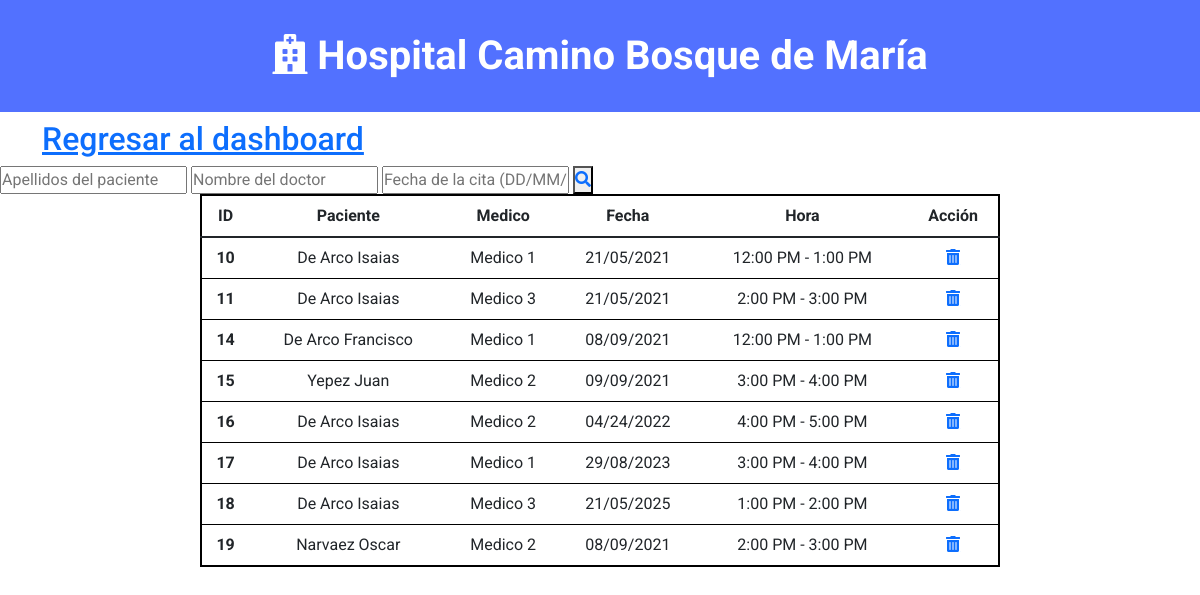
The app's page /busqueda_citas (signed in), older data.
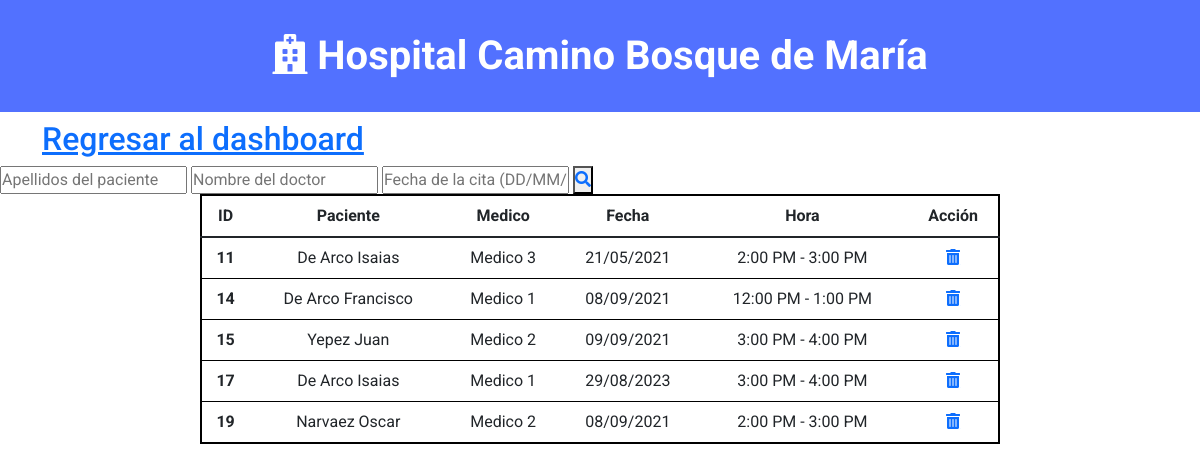
The same page, newer data.
### hospital/models.py (models this page shows)
class Citas(db.Model):
    id = db.Column(db.Integer(), primary_key=True)
    paciente=db.Column(db.String(length=50), nullable=False)
    medico=db.Column(db.String(length=50), nullable=False)
    fecha=db.Column(db.String(length=50), nullable=False)
    hora=db.Column(db.String(length=50), nullable=False)
    comentarios=db.Column(db.String(length=50), nullable=True)
    calificacion=db.Column(db.Integer(), nullable=True)

### hospital/routes.py (the view, shortened to what this page needs)
@app.route('/busqueda_citas', methods=['GET','POST'])
@login_required
def busqueda_citas():
    citas = Citas.query.filter().all()
    return render_template('busqueda_citas.html', results=citas)

### hospital/models.py (called while the page is built)
@login_manager.user_loader
def load_user(user_id):
    return User.query.get(int(user_id))

### hospital/templates/busqueda_citas.html (shortened to what this page needs)
{% extends 'base.html' %}
{% block styles %}
    <link rel="stylesheet" href="static/busqueda_citas.css" />
{% endblock %}
{% block content %}
    <h1 class="hospital" style="color: #fff; font-weight: bold;"><span class="head-icon"><i class="fas fa-hospital"></i></span> Hospital Camino Bosque de María</h1>
    <div class="container">
        <h2 class="back"><a href="{{ url_for('dashboard') }}" class="back_a" a>Regresar al dashboard</a></h2>
    </div>
    <div class="busqueda">
        <form action="/busqueda_citas" method="POST">
            <form action="#" method="POST">
                <div class="search-border">
                    <input name="query_paciente" type="text" placeholder="Apellidos del paciente" class="search-bar" value="{{query_paciente}}">
                    <input name="query_medico" type="text" placeholder="Nombre del doctor" class="search-bar" value="{{query_medico}}">
                    <input name="query_fecha" type="text" placeholder="Fecha de la cita (DD/MM/AAAA)" class="search-bar" value="{{query_fecha}}">
                    <button type="submit"><a href="" class="search-button"><i class="fas fa-search"></i></a></button>
                </div>
            </form>
        </form>
    </div>
    <div class="results-section">
        {% if results != [] %}
            <table class="table">
                <thead class="thead-dark">
                    <tr>
                        <th scope="col">ID</th>
                        <th scope="col">Paciente</th>
                        <th scope="col">Medico</th>
                        <th scope="col">Fecha</th>
                        <th scope="col">Hora</th>
                        <th scope="col">Acción</th>
                    </tr>
                </thead>
                <tbody>
                    {% for i in results %}
                        <tr>
                            <th scope="row">{{i.id}}</th>
                            <td class="cap">{{i.paciente}}</td>
                            <td>{{i.medico}}</td>
                            <td>{{i.fecha}}</td>
                            <td>{{i.hora}}</td>
                            <td><a class="fas fa-trash-alt" href="/borrar_cita/{{ i.id }}"></a></td>
                        </tr>
                    {% endfor %}
                </tbody>
            </table>
        {% else %}
            <h2 class="n-results">No se han encontrado resultados para la búsqueda de "{{query_paciente}}, {{query_medico}}, {{query_fecha}}"</h2>
        {% endif %}
    </div>
{% endblock %}

### hospital/templates/base.html (shortened to what this page needs)
<!DOCTYPE html>
<html lang="en">
<head>
    <link rel="stylesheet" href="{{url_for('static',filename='base.css')}}">
    <link rel="stylesheet" href="https://use.fontawesome.com/releases/v5.15.4/css/solid.css">
    <link rel="stylesheet" href="https://use.fontawesome.com/releases/v5.15.4/css/regular.css">
    <link rel="stylesheet" href="https://use.fontawesome.com/releases/v5.15.4/css/brands.css">
    <link rel="stylesheet" href="https://use.fontawesome.com/releases/v5.15.4/css/fontawesome.css">
    <link href="https://cdn.jsdelivr.net/npm/bootstrap@5.1.3/dist/css/bootstrap.min.css" rel="stylesheet">
    {% block styles %}
    {% endblock %}
</head>
<body>
    {% block content %}
    {% endblock %}
</body>
</html>

### hospital/static/base.css (style rules this page uses)
* { padding: 0; margin: 0; box-sizing: border-box; font-family: 'Roboto', sans-serif; }
.hospital { padding: 2rem; text-align: center; background-color: #5271ff; }
h1 { font-family: 'Roboto', sans-serif; }
.cap { text-transform: capitalize; }

### hospital/static/busqueda_citas.css (style rules this page uses)
.table { width: 800px; margin: 0 auto; border: solid black 2px; text-align: center; }
.cap { text-transform: capitalize; }

Row changes from the older to the newer data that the page shows:
removed Citas: id "10", paciente "De Arco Isaias", medico "Medico 1", fecha "21/05/2021", hora "12:00 PM - 1:00 PM"
removed Citas: id "16", paciente "De Arco Isaias", medico "Medico 2", fecha "04/24/2022", hora "4:00 PM - 5:00 PM"
removed Citas: id "18", paciente "De Arco Isaias", medico "Medico 3", fecha "21/05/2025", hora "1:00 PM - 2:00 PM"
